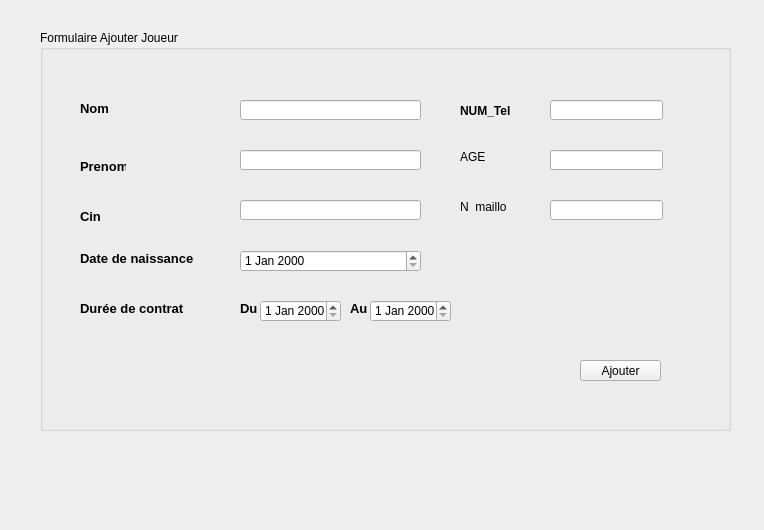
<?xml version="1.0" encoding="UTF-8"?>
<ui version="4.0">
 <class>clientaj</class>
 <widget class="QDialog" name="clientaj">
  <property name="geometry">
   <rect>
    <x>0</x>
    <y>0</y>
    <width>764</width>
    <height>530</height>
   </rect>
  </property>
  <property name="windowTitle">
   <string>Dialog</string>
  </property>
  <widget class="QGroupBox" name="groupBox">
   <property name="geometry">
    <rect>
     <x>40</x>
     <y>30</y>
     <width>691</width>
     <height>401</height>
    </rect>
   </property>
   <property name="title">
    <string>Formulaire Ajouter Joueur</string>
   </property>
   <widget class="QLineEdit" name="Lnom">
    <property name="geometry">
     <rect>
      <x>200</x>
      <y>70</y>
      <width>181</width>
      <height>20</height>
     </rect>
    </property>
   </widget>
   <widget class="QLineEdit" name="maillot">
    <property name="geometry">
     <rect>
      <x>510</x>
      <y>170</y>
      <width>113</width>
      <height>20</height>
     </rect>
    </property>
   </widget>
   <widget class="QLabel" name="label_7">
    <property name="geometry">
     <rect>
      <x>420</x>
      <y>170</y>
      <width>46</width>
      <height>13</height>
     </rect>
    </property>
    <property name="text">
     <string>N_maillot</string>
    </property>
   </widget>
   <widget class="QLabel" name="Duree_4">
    <property name="geometry">
     <rect>
      <x>40</x>
      <y>270</y>
      <width>111</width>
      <height>16</height>
     </rect>
    </property>
    <property name="font">
     <font>
      <pointsize>10</pointsize>
      <weight>75</weight>
      <bold>true</bold>
     </font>
    </property>
    <property name="text">
     <string>Durée de contrat </string>
    </property>
   </widget>
   <widget class="QLineEdit" name="Lcin">
    <property name="geometry">
     <rect>
      <x>200</x>
      <y>170</y>
      <width>181</width>
      <height>20</height>
     </rect>
    </property>
   </widget>
   <widget class="QToolButton" name="ajouter">
    <property name="geometry">
     <rect>
      <x>540</x>
      <y>330</y>
      <width>81</width>
      <height>21</height>
     </rect>
    </property>
    <property name="text">
     <string>Ajouter</string>
    </property>
   </widget>
   <widget class="QDateEdit" name="dateN">
    <property name="geometry">
     <rect>
      <x>200</x>
      <y>220</y>
      <width>181</width>
      <height>22</height>
     </rect>
    </property>
   </widget>
   <widget class="QLabel" name="label_2">
    <property name="geometry">
     <rect>
      <x>420</x>
      <y>120</y>
      <width>46</width>
      <height>13</height>
     </rect>
    </property>
    <property name="text">
     <string>AGE</string>
    </property>
   </widget>
   <widget class="QLineEdit" name="Lnum_tel">
    <property name="geometry">
     <rect>
      <x>510</x>
      <y>70</y>
      <width>113</width>
      <height>20</height>
     </rect>
    </property>
   </widget>
   <widget class="QLabel" name="label_16">
    <property name="geometry">
     <rect>
      <x>310</x>
      <y>270</y>
      <width>21</width>
      <height>16</height>
     </rect>
    </property>
    <property name="font">
     <font>
      <pointsize>10</pointsize>
      <weight>75</weight>
      <bold>true</bold>
     </font>
    </property>
    <property name="text">
     <string>Au</string>
    </property>
   </widget>
   <widget class="QDateEdit" name="dateD">
    <property name="geometry">
     <rect>
      <x>220</x>
      <y>270</y>
      <width>81</width>
      <height>22</height>
     </rect>
    </property>
   </widget>
   <widget class="QLabel" name="Prenom_4">
    <property name="geometry">
     <rect>
      <x>40</x>
      <y>130</y>
      <width>46</width>
      <height>13</height>
     </rect>
    </property>
    <property name="font">
     <font>
      <pointsize>10</pointsize>
      <weight>75</weight>
      <bold>true</bold>
     </font>
    </property>
    <property name="text">
     <string>Prenom</string>
    </property>
   </widget>
   <widget class="QLabel" name="Nom_4">
    <property name="geometry">
     <rect>
      <x>40</x>
      <y>70</y>
      <width>71</width>
      <height>16</height>
     </rect>
    </property>
    <property name="font">
     <font>
      <pointsize>10</pointsize>
      <weight>75</weight>
      <bold>true</bold>
     </font>
    </property>
    <property name="text">
     <string>Nom</string>
    </property>
   </widget>
   <widget class="QLabel" name="Date_4">
    <property name="geometry">
     <rect>
      <x>40</x>
      <y>220</y>
      <width>121</width>
      <height>16</height>
     </rect>
    </property>
    <property name="font">
     <font>
      <pointsize>10</pointsize>
      <weight>75</weight>
      <bold>true</bold>
     </font>
    </property>
    <property name="text">
     <string>Date de naissance</string>
    </property>
   </widget>
   <widget class="QDateEdit" name="dateA">
    <property name="geometry">
     <rect>
      <x>330</x>
      <y>270</y>
      <width>81</width>
      <height>22</height>
     </rect>
    </property>
   </widget>
   <widget class="QLineEdit" name="Lage">
    <property name="geometry">
     <rect>
      <x>510</x>
      <y>120</y>
      <width>113</width>
      <height>20</height>
     </rect>
    </property>
   </widget>
   <widget class="QLabel" name="label_17">
    <property name="geometry">
     <rect>
      <x>200</x>
      <y>270</y>
      <width>21</width>
      <height>16</height>
     </rect>
    </property>
    <property name="font">
     <font>
      <pointsize>10</pointsize>
      <weight>75</weight>
      <bold>true</bold>
     </font>
    </property>
    <property name="text">
     <string>Du</string>
    </property>
   </widget>
   <widget class="QLabel" name="label">
    <property name="geometry">
     <rect>
      <x>420</x>
      <y>70</y>
      <width>61</width>
      <height>21</height>
     </rect>
    </property>
    <property name="font">
     <font>
      <weight>75</weight>
      <bold>true</bold>
     </font>
    </property>
    <property name="text">
     <string>NUM_Tel</string>
    </property>
   </widget>
   <widget class="QLabel" name="CIN_4">
    <property name="geometry">
     <rect>
      <x>40</x>
      <y>180</y>
      <width>46</width>
      <height>13</height>
     </rect>
    </property>
    <property name="font">
     <font>
      <pointsize>10</pointsize>
      <weight>75</weight>
      <bold>true</bold>
     </font>
    </property>
    <property name="text">
     <string>Cin</string>
    </property>
   </widget>
   <widget class="QLineEdit" name="Lprenom">
    <property name="geometry">
     <rect>
      <x>200</x>
      <y>120</y>
      <width>181</width>
      <height>20</height>
     </rect>
    </property>
   </widget>
  </widget>
 </widget>
 <resources/>
 <connections/>
</ui>
